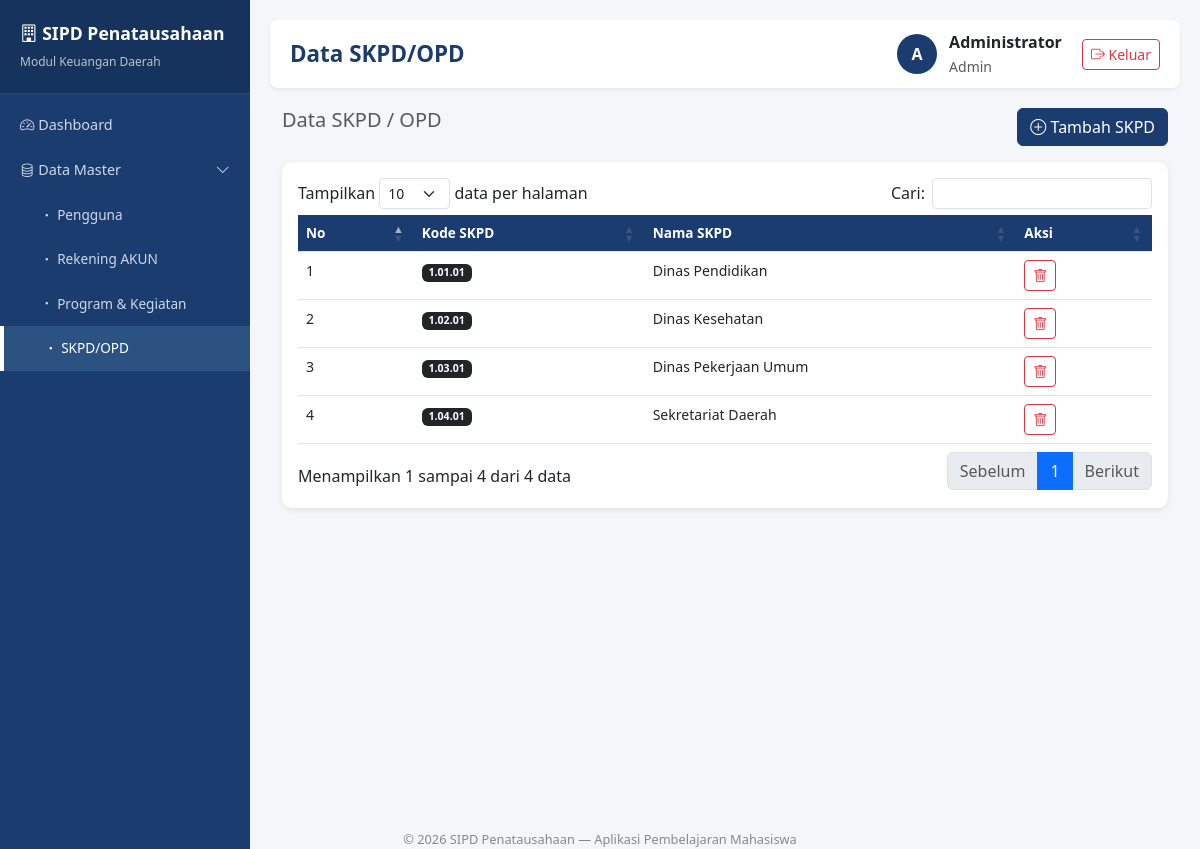
Screenshot of /master_skpd.php (signed in) with the database file from the repository.
### tables this page shows
CREATE TABLE IF NOT EXISTS skpd (
    id INT AUTO_INCREMENT PRIMARY KEY,
    kode_skpd VARCHAR(20) NOT NULL UNIQUE,
    nama_skpd VARCHAR(150) NOT NULL
);

### master_skpd.php (the view, shortened to what this page needs)
<?php
require_once __DIR__ . '/includes/header.php';
$skpd = mysqli_query($koneksi, "SELECT * FROM skpd ORDER BY kode_skpd");
?>
<div class="container-fluid">
    <div class="d-flex justify-content-between mb-3">
        <h5 class="text-muted">Data SKPD / OPD</h5>
        <button class="btn btn-primary" data-bs-toggle="modal" data-bs-target="#modalTambah"><i class="bi bi-plus-circle"></i> Tambah SKPD</button>
    </div>
    <div class="card">
        <div class="card-body">
            <table class="table table-hover datatable">
                <thead><tr><th>No</th><th>Kode SKPD</th><th>Nama SKPD</th><th>Aksi</th></tr></thead>
                <tbody>
                    <?php $no=1; while ($s = mysqli_fetch_assoc($skpd)): ?>
                    <tr>
                        <td><?= $no++ ?></td>
                        <td><span class="badge bg-dark"><?= $s['kode_skpd'] ?></span></td>
                        <td><?= $s['nama_skpd'] ?></td>
                        <td><a href="master_skpd.php?hapus=<?= $s['id'] ?>" class="btn btn-sm btn-outline-danger" onclick="return confirm('Hapus SKPD ini?')"><i class="bi bi-trash"></i></a></td>
                    </tr>
                    <?php endwhile; ?>
                </tbody>
            </table>
        </div>
    </div>
</div>
<?php require_once __DIR__ . '/includes/footer.php'; ?>

### includes/header.php (style rules this page uses)
:root { --primary: #1a3c6e; --primary-light: #2c5282; --sidebar-w: 250px; }
body { background: #f4f6f9; font-family: 'Segoe UI', sans-serif; }
.card { border: none; border-radius: 10px; box-shadow: 0 2px 6px rgba(0,0,0,0.08); }
.btn-primary { background: var(--primary); border-color: var(--primary); }
.table thead th { background: var(--primary); color: #fff; font-size: 0.85rem; }
.table td { font-size: 0.88rem; }

### rows the page displays
skpd: kode_skpd "1.01.01", nama_skpd "Dinas Pendidikan"
skpd: kode_skpd "1.02.01", nama_skpd "Dinas Kesehatan"
skpd: kode_skpd "1.03.01", nama_skpd "Dinas Pekerjaan Umum"
skpd: kode_skpd "1.04.01", nama_skpd "Sekretariat Daerah"

### other values shown
$menu['label'] "Dashboard"
$menu['label'] "Data Master"
$sub['label'] "Pengguna"
$sub['label'] "Rekening AKUN"
$sub['label'] "Program & Kegiatan"
$sub['label'] "SKPD/OPD"
$title_map[$current_page] "Data SKPD/OPD"
substr($user['nama'], 0, 1) "A"
$user['nama'] "Administrator"
$user['role'] "Admin"
